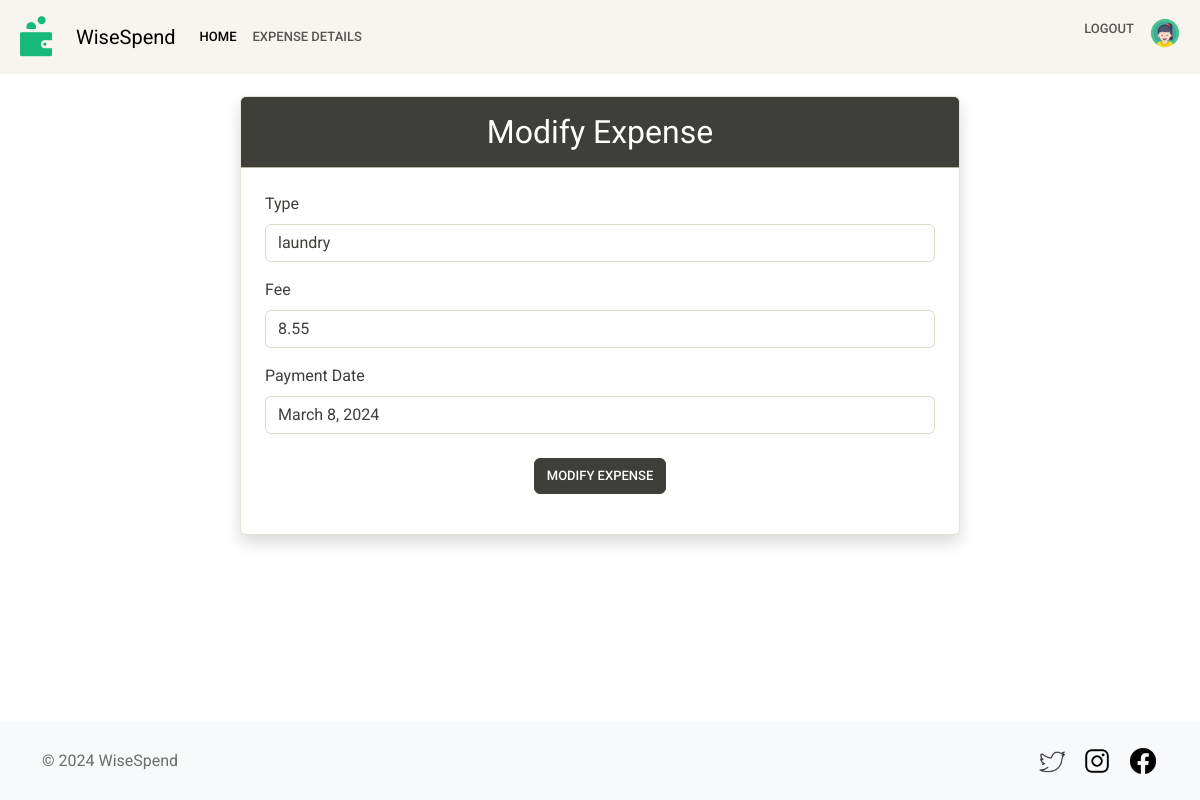
Page /wisespend/modify/3/ (signed in) on the earlier database version.
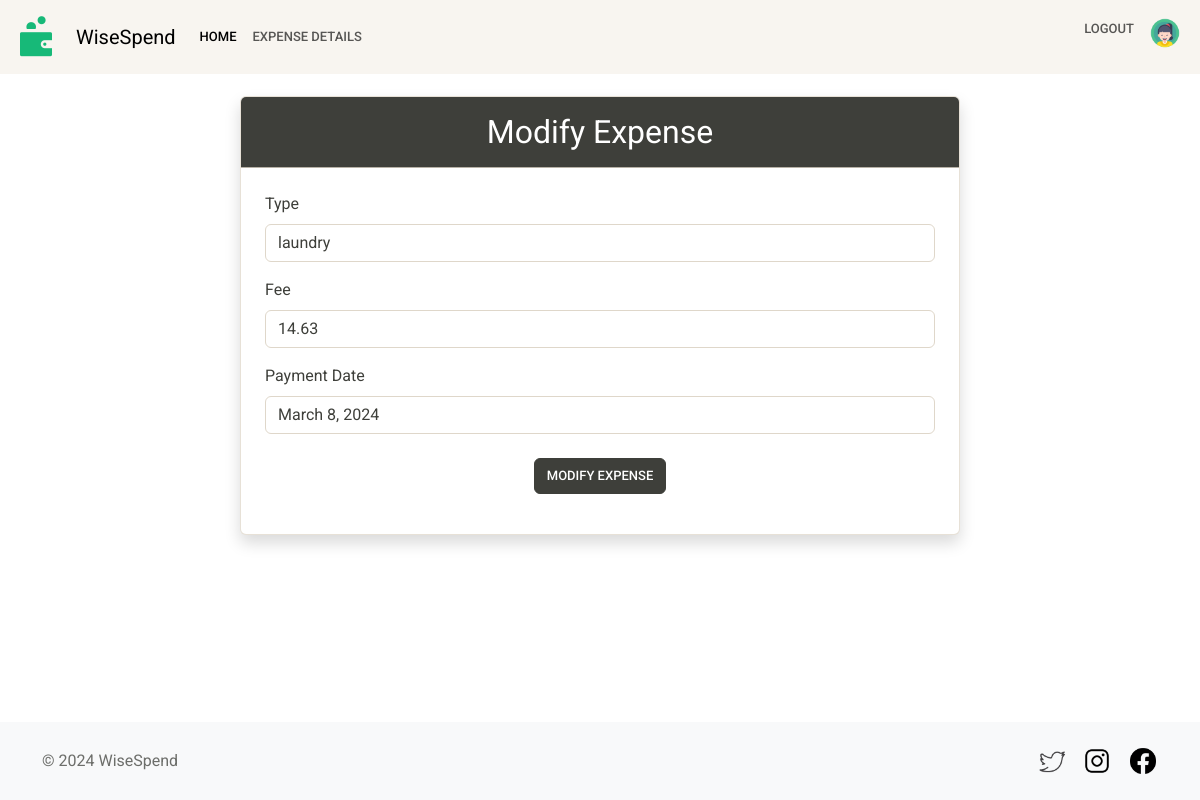
Same page on the later database version.
### myexpense/models.py (models this page shows, shortened)
class Expense(models.Model):
    user = models.ForeignKey(User, on_delete=models.CASCADE)
    type = models.CharField(max_length=100)
    fee = models.DecimalField(max_digits=10, decimal_places=2)
    payment_date = models.DateField()

### myexpense/views.py (the view, shortened to what this page needs)
# urls.py: path('modify/<int:expense_id>/', views.modify_expense, name='modify_expense'),
@login_required
def modify_expense(request, expense_id):
    expense = Expense.objects.get(id=expense_id)
    context = {'expense': expense}
    return render(request, 'myexpense/modifyexpense.html', context)

### myexpense/templates/myexpense/modifyexpense.html (shortened to what this page needs)
{% extends 'myexpense/base2.html' %}
{% load crispy_forms_tags %}
{% block content %}
<div class="container my-5 pt-4 pt-xl-5">
    <div class="row justify-content-center">
        <div class="col-lg-8">
            <div class="card shadow">
                <div class="card-header bg-dark text-white">
                    <h2 class="text-center my-2">Modify Expense</h2>
                </div>
                <div class="card-body p-4">
                    <form method="post">
                        <div class="mb-3">
                            <label for="type" class="form-label">Type</label>
                            <input placeholder="Type" value="{{expense.type}}" type="text" name="type" id="type"
                                   class="form-control">
                        </div>
                        <div class="mb-3">
                            <label for="fee" class="form-label">Fee</label>
                            <input placeholder="Fee" value="{{expense.fee}}" type="text" name="fee" id="fee"
                                   class="form-control">
                        </div>
                        <div class="mb-3">
                            <label for="payment_date" class="form-label">Payment Date</label>
                            <input placeholder="Payment Date" value="{{expense.payment_date}}" type="text"
                                   name="payment_date" id="payment_date" class="form-control">
                        </div>
                        <div class="text-center mt-4">
                            <button type="submit" class="btn btn-dark">Modify Expense</button>
                        </div>
                    </form>
                </div>
            </div>
        </div>
    </div>
</div>
<br>
{% endblock %}

Differences in the rows shown:
changed Expense "laundry": fee "8.55" → "14.63"
